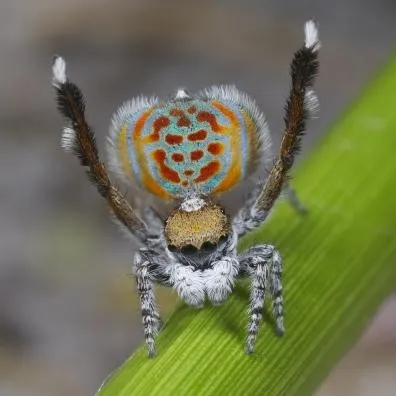
#> input picture PyLearn_Assignments/Assignment_31/Edge_detection/input_1.jpeg, 396 x 396 px
$ python main.py.py
#> lines starting #> are read from the running program, lines starting #| are printed output that depends on the picture
import cv2
import numpy as np

def edge_detection(image) :

#> called with image = 'input_1.jpeg'
    image = cv2.imread(image , cv2.IMREAD_GRAYSCALE)
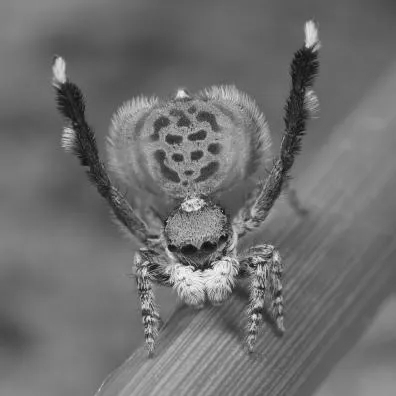
#> image: shape (396, 396); min 10, max 254, mean 110.8

    rows , cols = image.shape
#> rows = 396; cols = 396
    result = np.zeros((rows , cols) , dtype=np.uint8)

    kernel = np.array([[-1 , -1 , -1],
                       [-1 , 8 , -1],
                       [-1 , -1 , -1]])

    for i in range(1 , rows-1) :
        for j in range(1 , cols-1) :
            small = image[i-1:i+2 , j-1:j+2]
            edge = np.sum(kernel * small)
            result[i,j] = np.clip(edge , 0 , 255)
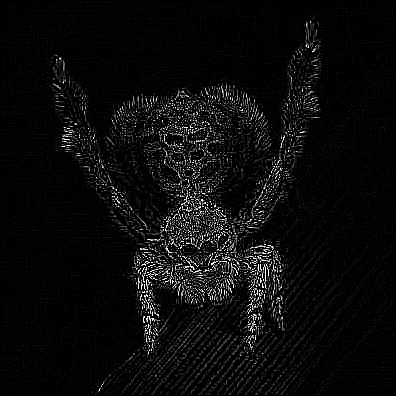
#> result: shape (396, 396); min 0, max 255, mean 11.7

    cv2.imshow("Edge_detection" , result)
    cv2.waitKey()

image_1 = edge_detection("input_1.jpeg")
image_2 = edge_detection("input_2.jpeg")
#> call 2 of edge_detection, with image = 'input_2.jpeg'
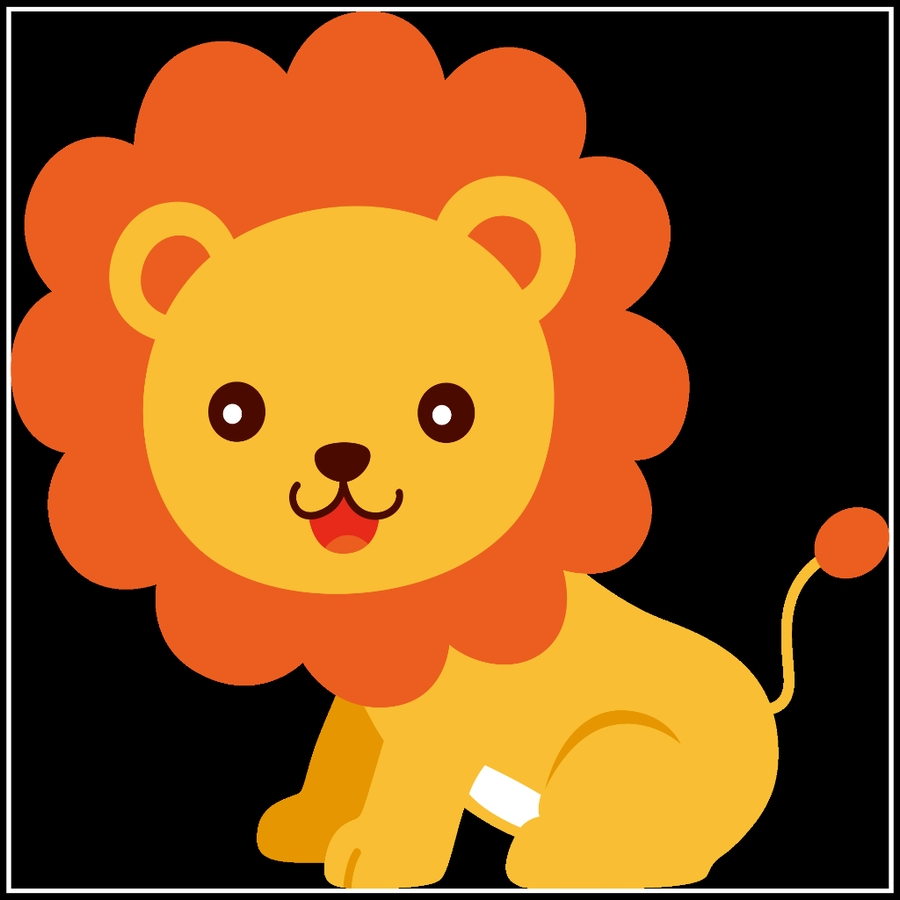
#> input picture PyLearn_Assignments/Assignment_31/Edge_detection/input_2.jpeg, 900 x 900 px
#> in edge_detection (call 2), `image = cv2.imread(image , cv2.IMREAD_GRAYSCALE)`:
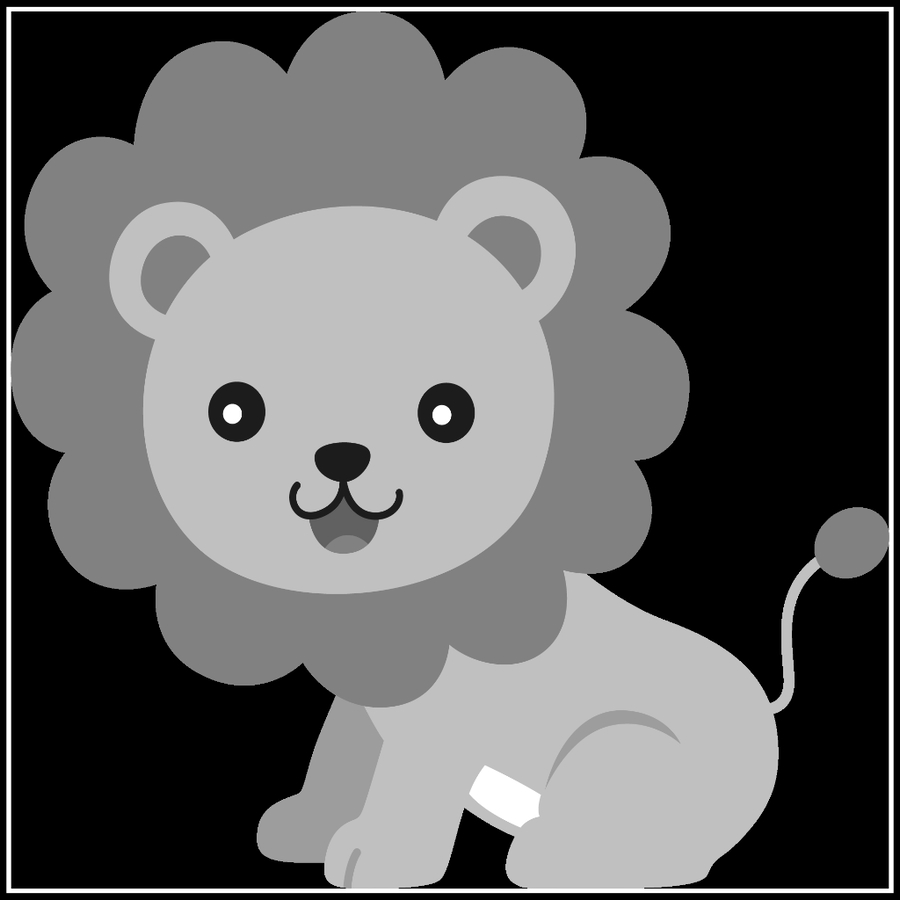
#> image: shape (900, 900); min 0, max 255, mean 96
#> after the loop in edge_detection (call 2), `for i in range(1 , rows-1) :`:
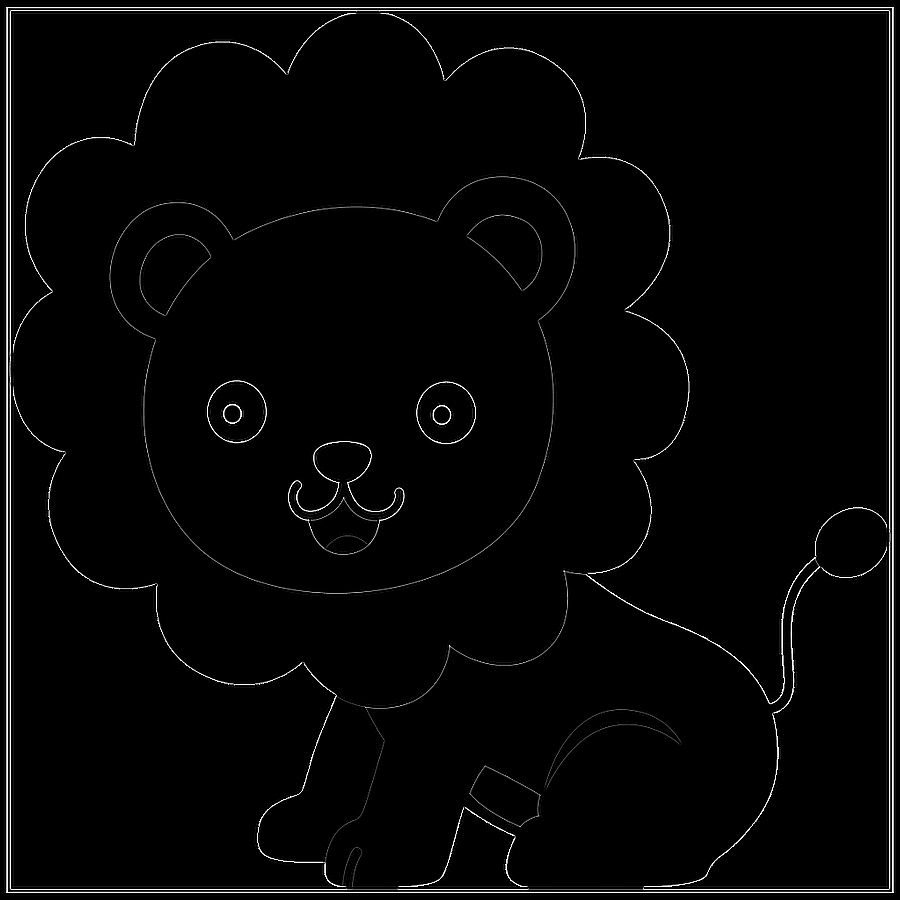
#> result: shape (900, 900); min 0, max 255, mean 5.3
